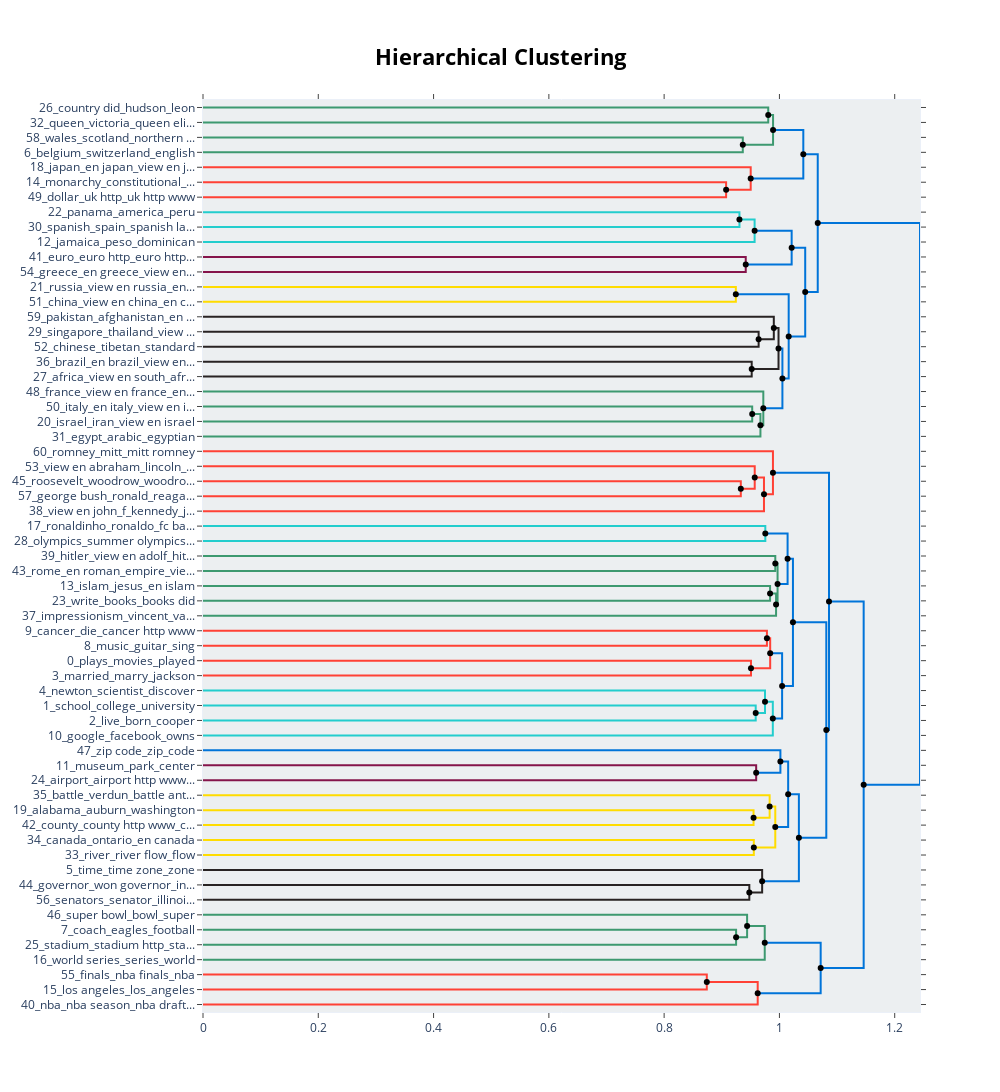

The cell this chart's notebook holds for it:
### Markdown cell above
### Hiearchical Labelling

Topics can often be divided into overarching parent topics and child topics. Hiearchical labelling can help us visualize the parent-child relationship between topics.

[Documentation](https://maartengr.github.io/BERTopic/getting_started/visualization/visualize_hierarchy.html)

### Code cell
hierarchical_topics = topic_model.hierarchical_topics(train["document"])

topic_model.visualize_hierarchy(hierarchical_topics=hierarchical_topics)

### Figure 1 — Plotly figure (JSON) as saved in the notebook; plotly's stock layout.template omitted (floating-point values rounded to 4 significant figures)
{"data": [{"hoverinfo": "text", "marker": {"color": "rgb(61,153,112)"}, "mode": "lines", "text": ["country did_hudson_leon_en juan_ponce_de_leon_view en juan_ponce_de_leon", "", "", "queen_victoria_queen elizabeth_view en victoria_of_the_united_kingdom_en victoria_of_the_united_kingdom"], "type": "scatter", "x": [0.0, 0.9806, 0.9806, 0.0], "xaxis": "x", "y": [-5.0, -5.0, -15.0, -15.0], "yaxis": "y"}, {"hoverinfo": "text", "marker": {"color": "rgb(61,153,112)"}, "mode": "lines", "text": ["wales_scotland_northern ireland_northern ireland http_ireland http", "", "", "belgium_switzerland_english_netherlands_german"], "type": "scatter", "x": [0.0, 0.9364, 0.9364, 0.0], "xaxis": "x", "y": [-25.0, -25.0, -35.0, -35.0], "yaxis": "y"}, {"hoverinfo": "text", "marker": {"color": "rgb(61,153,112)"}, "mode": "lines", "text": ["queen_victoria_victoria_of_the_united_kingdom_queen elizabeth_en victoria_of_the_united_kingdom", "", "", "belgium_switzerland_kingdom_english_netherlands"], "type": "scatter", "x": [0.9806, 0.9889, 0.9889, 0.9364], "xaxis": "x", "y": [-10.0, -10.0, -30.0, -30.0], "yaxis": "y"}, {"hoverinfo": "text", "marker": {"color": "rgb(255,65,54)"}, "mode": "lines", "text": ["monarchy_constitutional_constitutional monarchy_en austraila_view en austraila", "", "", "dollar_uk http_uk http www_dollar http www_dollar http"], "type": "scatter", "x": [0.0, 0.9075, 0.9075, 0.0], "xaxis": "x", "y": [-55.0, -55.0, -65.0, -65.0], "yaxis": "y"}, {"hoverinfo": "text", "marker": {"color": "rgb(255,65,54)"}, "mode": "lines", "text": ["japan_en japan_view en japan_earthquake_christchurch", "", "", "austraila_en austraila_view en austraila_monarchy_constitutional"], "type": "scatter", "x": [0.0, 0.9502, 0.9502, 0.9075], "xaxis": "x", "y": [-45.0, -45.0, -60.0, -60.0], "yaxis": "y"}, {"hoverinfo": "text", "marker": {"color": "rgb(0,116,217)"}, "mode": "lines", "text": ["kingdom_queen_united kingdom_belgium_switzerland", "", "", "japan_view en austraila_austraila_monarchy_en austraila"], "type": "scatter", "x": [0.9889, 1.041, 1.041, 0.9502], "xaxis": "x", "y": [-20.0, -20.0, -52.5, -52.5], "yaxis": "y"}, {"hoverinfo": "text", "marker": {"color": "rgb(35,205,205)"}, "mode": "lines", "text": ["panama_america_peru_north america_hemisphere", "", "", "spanish_spain_spanish language_spanish language http_en spain"], "type": "scatter", "x": [0.0, 0.9307, 0.9307, 0.0], "xaxis": "x", "y": [-75.0, -75.0, -85.0, -85.0], "yaxis": "y"}, {"hoverinfo": "text", "marker": {"color": "rgb(35,205,205)"}, "mode": "lines", "text": ["spanish_spain_panama_spanish language_spanish language http", "", "", "jamaica_peso_dominican_peso http_peso http www"], "type": "scatter", "x": [0.9307, 0.9569, 0.9569, 0.0], "xaxis": "x", "y": [-80.0, -80.0, -95.0, -95.0], "yaxis": "y"}, {"hoverinfo": "text", "marker": {"color": "rgb(133,20,75)"}, "mode": "lines", "text": ["euro_euro http_euro http www_currency_austria germany greece", "", "", "greece_en greece_view en greece_greek_cyprus"], "type": "scatter", "x": [0.0, 0.9416, 0.9416, 0.0], "xaxis": "x", "y": [-105.0, -105.0, -115.0, -115.0], "yaxis": "y"}, {"hoverinfo": "text", "marker": {"color": "rgb(0,116,217)"}, "mode": "lines", "text": ["jamaica_spanish_peso_dominican_peso http", "", "", "greece_euro_view en greece_en greece_euro http"], "type": "scatter", "x": [0.9569, 1.021, 1.021, 0.9416], "xaxis": "x", "y": [-87.5, -87.5, -110.0, -110.0], "yaxis": "y"}, {"hoverinfo": "text", "marker": {"color": "rgb(255,220,0)"}, "mode": "lines", "text": ["russia_view en russia_en russia_russian_russia russian", "", "", "china_view en china_en china_socialist state http_communist"], "type": "scatter", "x": [0.0, 0.9244, 0.9244, 0.0], "xaxis": "x", "y": [-125.0, -125.0, -135.0, -135.0], "yaxis": "y"}, {"hoverinfo": "text", "marker": {"color": "rgb(40,35,35)"}, "mode": "lines", "text": ["singapore_thailand_view en thailand_wat_en thailand", "", "", "chinese_tibetan_standard_chinese language_mandarin"], "type": "scatter", "x": [0.0, 0.9639, 0.9639, 0.0], "xaxis": "x", "y": [-155.0, -155.0, -165.0, -165.0], "yaxis": "y"}, {"hoverinfo": "text", "marker": {"color": "rgb(40,35,35)"}, "mode": "lines", "text": ["pakistan_afghanistan_en pakistan_view en pakistan_laden", "", "", "chinese_singapore_thailand_standard_mandarin"], "type": "scatter", "x": [0.0, 0.9903, 0.9903, 0.9639], "xaxis": "x", "y": [-145.0, -145.0, -160.0, -160.0], "yaxis": "y"}, {"hoverinfo": "text", "marker": {"color": "rgb(40,35,35)"}, "mode": "lines", "text": ["brazil_en brazil_view en brazil_portuguese_brazilian", "", "", "africa_view en south_africa_south_africa_en south_africa_south africa"], "type": "scatter", "x": [0.0, 0.9519, 0.9519, 0.0], "xaxis": "x", "y": [-175.0, -175.0, -185.0, -185.0], "yaxis": "y"}, {"hoverinfo": "text", "marker": {"color": "rgb(40,35,35)"}, "mode": "lines", "text": ["chinese_singapore_thailand_standard_mandarin", "", "", "brazil_africa_view en brazil_en brazil_portuguese"], "type": "scatter", "x": [0.9903, 0.9984, 0.9984, 0.9519], "xaxis": "x", "y": [-152.5, -152.5, -180.0, -180.0], "yaxis": "y"}, {"hoverinfo": "text", "marker": {"color": "rgb(61,153,112)"}, "mode": "lines", "text": ["italy_en italy_view en italy_italian_italy italian", "", "", "israel_iran_view en israel_en israel_en iran"], "type": "scatter", "x": [0.0, 0.9528, 0.9528, 0.0], "xaxis": "x", "y": [-205.0, -205.0, -215.0, -215.0], "yaxis": "y"}, {"hoverinfo": "text", "marker": {"color": "rgb(61,153,112)"}, "mode": "lines", "text": ["italy_israel_iran_view en italy_en italy", "", "", "egypt_arabic_egyptian_giza_egyptians"], "type": "scatter", "x": [0.9528, 0.967, 0.967, 0.0], "xaxis": "x", "y": [-210.0, -210.0, -225.0, -225.0], "yaxis": "y"}, {"hoverinfo": "text", "marker": {"color": "rgb(61,153,112)"}, "mode": "lines", "text": ["france_view en france_en france_french_sarkozy", "", "", "egypt_italy_israel_arabic_iran"], "type": "scatter", "x": [0.0, 0.9721, 0.9721, 0.967], "xaxis": "x", "y": [-195.0, -195.0, -217.5, -217.5], "yaxis": "y"}, {"hoverinfo": "text", "marker": {"color": "rgb(0,116,217)"}, "mode": "lines", "text": ["brazil_portuguese_chinese_singapore_africa", "", "", "egypt_italy_israel_arabic_iran"], "type": "scatter", "x": [0.9984, 1.005, 1.005, 0.9721], "xaxis": "x", "y": [-166.2, -166.2, -206.2, -206.2], "yaxis": "y"}, {"hoverinfo": "text", "marker": {"color": "rgb(0,116,217)"}, "mode": "lines", "text": ["russia_view en russia_en russia_china_russian", "", "", "brazil_language_portuguese_egypt_italy"], "type": "scatter", "x": [0.9244, 1.016, 1.016, 1.005], "xaxis": "x", "y": [-130.0, -130.0, -186.2, -186.2], "yaxis": "y"}, {"hoverinfo": "text", "marker": {"color": "rgb(0,116,217)"}, "mode": "lines", "text": ["greece_jamaica_currency_spanish_euro", "", "", "brazil_language_russia_china_portuguese"], "type": "scatter", "x": [1.021, 1.045, 1.045, 1.016], "xaxis": "x", "y": [-98.75, -98.75, -158.1, -158.1], "yaxis": "y"}, {"hoverinfo": "text", "marker": {"color": "rgb(0,116,217)"}, "mode": "lines", "text": ["japan_kingdom_australia_united kingdom_queen", "", "", "language_brazil_russia_italy_currency"], "type": "scatter", "x": [1.041, 1.066, 1.066, 1.045], "xaxis": "x", "y": [-36.25, -36.25, -128.4, -128.4], "yaxis": "y"}, {"hoverinfo": "text", "marker": {"color": "rgb(255,65,54)"}, "mode": "lines", "text": ["roosevelt_woodrow_woodrow wilson_wilson_en theodore_roosevelt", "", "", "george bush_ronald_reagan_en ronald_reagan_view en ronald_reagan_bush"], "type": "scatter", "x": [0.0, 0.933, 0.933, 0.0], "xaxis": "x", "y": [-255.0, -255.0, -265.0, -265.0], "yaxis": "y"}, {"hoverinfo": "text", "marker": {"color": "rgb(255,65,54)"}, "mode": "lines", "text": ["view en abraham_lincoln_abraham_lincoln_en abraham_lincoln_lincoln_party", "", "", "roosevelt_president_woodrow_woodrow wilson_wilson"], "type": "scatter", "x": [0.0, 0.9571, 0.9571, 0.933], "xaxis": "x", "y": [-245.0, -245.0, -260.0, -260.0], "yaxis": "y"}, {"hoverinfo": "text", "marker": {"color": "rgb(255,65,54)"}, "mode": "lines", "text": ["president_view en abraham_lincoln_abraham_lincoln_en abraham_lincoln_roosevelt", "", "", "view en john_f_kennedy_john_f_kennedy_en john_f_kennedy_kennedy_john kennedy"], "type": "scatter", "x": [0.9571, 0.9732, 0.9732, 0.0], "xaxis": "x", "y": [-252.5, -252.5, -275.0, -275.0], "yaxis": "y"}, {"hoverinfo": "text", "marker": {"color": "rgb(255,65,54)"}, "mode": "lines", "text": ["romney_mitt_mitt romney_mitt_romney_en mitt_romney", "", "", "president_john_f_kennedy_view en john_f_kennedy_en john_f_kennedy_abraham_lincoln"], "type": "scatter", "x": [0.0, 0.9888, 0.9888, 0.9732], "xaxis": "x", "y": [-235.0, -235.0, -263.8, -263.8], "yaxis": "y"}, {"hoverinfo": "text", "marker": {"color": "rgb(35,205,205)"}, "mode": "lines", "text": ["ronaldinho_ronaldo_fc barcelona_fc_football team", "", "", "olympics_summer olympics_summer_olympics http www_olympics http"], "type": "scatter", "x": [0.0, 0.9755, 0.9755, 0.0], "xaxis": "x", "y": [-285.0, -285.0, -295.0, -295.0], "yaxis": "y"}, {"hoverinfo": "text", "marker": {"color": "rgb(61,153,112)"}, "mode": "lines", "text": ["hitler_view en adolf_hitler_en adolf_hitler_adolf_hitler_adolf", "", "", "rome_en roman_empire_view en roman_empire_roman_empire_roman"], "type": "scatter", "x": [0.0, 0.9928, 0.9928, 0.0], "xaxis": "x", "y": [-305.0, -305.0, -315.0, -315.0], "yaxis": "y"}, {"hoverinfo": "text", "marker": {"color": "rgb(61,153,112)"}, "mode": "lines", "text": ["islam_jesus_en islam_view en islam_bible", "", "", "write_books_books did_wrote_robert burns"], "type": "scatter", "x": [0.0, 0.9838, 0.9838, 0.0], "xaxis": "x", "y": [-325.0, -325.0, -335.0, -335.0], "yaxis": "y"}, {"hoverinfo": "text", "marker": {"color": "rgb(61,153,112)"}, "mode": "lines", "text": ["islam_jesus_en islam_view en islam_books", "", "", "impressionism_vincent_van_gogh_van gogh_view en vincent_van_gogh_en vincent_van_gogh"], "type": "scatter", "x": [0.9838, 0.9942, 0.9942, 0.0], "xaxis": "x", "y": [-330.0, -330.0, -345.0, -345.0], "yaxis": "y"}, {"hoverinfo": "text", "marker": {"color": "rgb(61,153,112)"}, "mode": "lines", "text": ["hitler_rome_view en adolf_hitler_en adolf_hitler_adolf_hitler", "", "", "islam_jesus_impressionism_en islam_view en islam"], "type": "scatter", "x": [0.9928, 0.9968, 0.9968, 0.9942], "xaxis": "x", "y": [-310.0, -310.0, -337.5, -337.5], "yaxis": "y"}, {"hoverinfo": "text", "marker": {"color": "rgb(0,116,217)"}, "mode": "lines", "text": ["olympics_summer olympics_ronaldinho_cup_fc barcelona", "", "", "hitler_rome_en adolf_hitler_adolf_hitler_view en adolf_hitler"], "type": "scatter", "x": [0.9755, 1.014, 1.014, 0.9968], "xaxis": "x", "y": [-290.0, -290.0, -323.8, -323.8], "yaxis": "y"}, {"hoverinfo": "text", "marker": {"color": "rgb(255,65,54)"}, "mode": "lines", "text": ["cancer_die_cancer http www_cancer http_overdose", "", "", "music_guitar_sing_songs_guitar http"], "type": "scatter", "x": [0.0, 0.9783, 0.9783, 0.0], "xaxis": "x", "y": [-355.0, -355.0, -365.0, -365.0], "yaxis": "y"}, {"hoverinfo": "text", "marker": {"color": "rgb(255,65,54)"}, "mode": "lines", "text": ["plays_movies_played_star_voice", "", "", "married_marry_jackson_pryor_kardashian"], "type": "scatter", "x": [0.0, 0.9506, 0.9506, 0.0], "xaxis": "x", "y": [-375.0, -375.0, -385.0, -385.0], "yaxis": "y"}, {"hoverinfo": "text", "marker": {"color": "rgb(255,65,54)"}, "mode": "lines", "text": ["music_cancer_die_guitar_cancer http", "", "", "plays_movies_played_married_star"], "type": "scatter", "x": [0.9783, 0.9839, 0.9839, 0.9506], "xaxis": "x", "y": [-360.0, -360.0, -380.0, -380.0], "yaxis": "y"}, {"hoverinfo": "text", "marker": {"color": "rgb(35,205,205)"}, "mode": "lines", "text": ["school_college_university_high school_high", "", "", "live_born_cooper_tupac_shakira"], "type": "scatter", "x": [0.0, 0.9589, 0.9589, 0.0], "xaxis": "x", "y": [-405.0, -405.0, -415.0, -415.0], "yaxis": "y"}, {"hoverinfo": "text", "marker": {"color": "rgb(35,205,205)"}, "mode": "lines", "text": ["newton_scientist_discover_mathematician_electricity", "", "", "school_college_university_high school_high"], "type": "scatter", "x": [0.0, 0.975, 0.975, 0.9589], "xaxis": "x", "y": [-395.0, -395.0, -410.0, -410.0], "yaxis": "y"}, {"hoverinfo": "text", "marker": {"color": "rgb(35,205,205)"}, "mode": "lines", "text": ["school_college_university_high school_high", "", "", "google_facebook_owns_ford_headquarters"], "type": "scatter", "x": [0.975, 0.9885, 0.9885, 0.0], "xaxis": "x", "y": [-402.5, -402.5, -425.0, -425.0], "yaxis": "y"}, {"hoverinfo": "text", "marker": {"color": "rgb(0,116,217)"}, "mode": "lines", "text": ["plays_movies_played_music_married", "", "", "school_college_university_high school_high"], "type": "scatter", "x": [0.9839, 1.005, 1.005, 0.9885], "xaxis": "x", "y": [-370.0, -370.0, -413.8, -413.8], "yaxis": "y"}, {"hoverinfo": "text", "marker": {"color": "rgb(0,116,217)"}, "mode": "lines", "text": ["hitler_rome_olympics_view en adolf_hitler_en adolf_hitler", "", "", "school_college_university_plays_movies"], "type": "scatter", "x": [1.014, 1.023, 1.023, 1.005], "xaxis": "x", "y": [-306.9, -306.9, -391.9, -391.9], "yaxis": "y"}, {"hoverinfo": "text", "marker": {"color": "rgb(133,20,75)"}, "mode": "lines", "text": ["museum_park_center_art_art museum", "", "", "airport_airport http www_airport http_fly_international airport"], "type": "scatter", "x": [0.0, 0.9597, 0.9597, 0.0], "xaxis": "x", "y": [-445.0, -445.0, -455.0, -455.0], "yaxis": "y"}, {"hoverinfo": "text", "marker": {"color": "rgb(0,116,217)"}, "mode": "lines", "text": ["zip code_zip_code_trenton_tn", "", "", "museum_airport_park_center_airport http www"], "type": "scatter", "x": [0.0, 1.002, 1.002, 0.9597], "xaxis": "x", "y": [-435.0, -435.0, -450.0, -450.0], "yaxis": "y"}, {"hoverinfo": "text", "marker": {"color": "rgb(255,220,0)"}, "mode": "lines", "text": ["alabama_auburn_washington_oregon_university located", "", "", "county_county http www_county http_novato_jacksonville"], "type": "scatter", "x": [0.0, 0.9551, 0.9551, 0.0], "xaxis": "x", "y": [-475.0, -475.0, -485.0, -485.0], "yaxis": "y"}, {"hoverinfo": "text", "marker": {"color": "rgb(255,220,0)"}, "mode": "lines", "text": ["battle_verdun_battle antietam_antietam_appomattox", "", "", "county_county http_county http www_alabama_united states america"], "type": "scatter", "x": [0.0, 0.983, 0.983, 0.9551], "xaxis": "x", "y": [-465.0, -465.0, -480.0, -480.0], "yaxis": "y"}, {"hoverinfo": "text", "marker": {"color": "rgb(255,220,0)"}, "mode": "lines", "text": ["canada_ontario_en canada_view en canada_ontario http www", "", "", "river_river flow_flow_zambezi_mississippi"], "type": "scatter", "x": [0.0, 0.9556, 0.9556, 0.0], "xaxis": "x", "y": [-495.0, -495.0, -505.0, -505.0], "yaxis": "y"}, {"hoverinfo": "text", "marker": {"color": "rgb(255,220,0)"}, "mode": "lines", "text": ["county_battle_county http_county http www_alabama", "", "", "river_river flow_flow_canada_ontario"], "type": "scatter", "x": [0.983, 0.9928, 0.9928, 0.9556], "xaxis": "x", "y": [-472.5, -472.5, -500.0, -500.0], "yaxis": "y"}, {"hoverinfo": "text", "marker": {"color": "rgb(0,116,217)"}, "mode": "lines", "text": ["museum_airport_park_center_airport http www", "", "", "county_river_battle_county http www_county http"], "type": "scatter", "x": [1.002, 1.015, 1.015, 0.9928], "xaxis": "x", "y": [-442.5, -442.5, -486.2, -486.2], "yaxis": "y"}, {"hoverinfo": "text", "marker": {"color": "rgb(40,35,35)"}, "mode": "lines", "text": ["governor_won governor_indiana_mitch daniels_en indiana", "", "", "senators_senator_illinois current_en illinois current_frelinghuysen"], "type": "scatter", "x": [0.0, 0.9478, 0.9478, 0.0], "xaxis": "x", "y": [-525.0, -525.0, -535.0, -535.0], "yaxis": "y"}, {"hoverinfo": "text", "marker": {"color": "rgb(40,35,35)"}, "mode": "lines", "text": ["time_time zone_zone_time zone http_zone http www", "", "", "governor_senators_senator_won governor_indiana"], "type": "scatter", "x": [0.0, 0.97, 0.97, 0.9478], "xaxis": "x", "y": [-515.0, -515.0, -530.0, -530.0], "yaxis": "y"}, {"hoverinfo": "text", "marker": {"color": "rgb(0,116,217)"}, "mode": "lines", "text": ["museum_airport_county_park_center", "", "", "time_time zone_zone_time zone http_zone http"], "type": "scatter", "x": [1.015, 1.034, 1.034, 0.97], "xaxis": "x", "y": [-464.4, -464.4, -522.5, -522.5], "yaxis": "y"}, {"hoverinfo": "text", "marker": {"color": "rgb(0,116,217)"}, "mode": "lines", "text": ["school_college_university_plays_movies", "", "", "time_time zone_zone_museum_airport"], "type": "scatter", "x": [1.023, 1.081, 1.081, 1.034], "xaxis": "x", "y": [-349.4, -349.4, -493.4, -493.4], "yaxis": "y"}, {"hoverinfo": "text", "marker": {"color": "rgb(0,116,217)"}, "mode": "lines", "text": ["romney_president_view en john_f_kennedy_john_f_kennedy_en john_f_kennedy", "", "", "school_university_time_time zone_zone"], "type": "scatter", "x": [0.9888, 1.086, 1.086, 1.081], "xaxis": "x", "y": [-249.4, -249.4, -421.4, -421.4], "yaxis": "y"}, {"hoverinfo": "text", "marker": {"color": "rgb(61,153,112)"}, "mode": "lines", "text": ["coach_eagles_football_head coach_play", "", "", "stadium_stadium http_stadium http www_grounds_polo grounds"], "type": "scatter", "x": [0.0, 0.9248, 0.9248, 0.0], "xaxis": "x", "y": [-555.0, -555.0, -565.0, -565.0], "yaxis": "y"}, {"hoverinfo": "text", "marker": {"color": "rgb(61,153,112)"}, "mode": "lines", "text": ["super bowl_bowl_super_super bowl super_bowl super bowl", "", "", "stadium_play_football_coach_eagles"], "type": "scatter", "x": [0.0, 0.9439, 0.9439, 0.9248], "xaxis": "x", "y": [-545.0, -545.0, -560.0, -560.0], "yaxis": "y"}, {"hoverinfo": "text", "marker": {"color": "rgb(61,153,112)"}, "mode": "lines", "text": ["super bowl_bowl_super_stadium_play", "", "", "world series_series_world_league baseball season_baseball season"], "type": "scatter", "x": [0.9439, 0.9745, 0.9745, 0.0], "xaxis": "x", "y": [-552.5, -552.5, -575.0, -575.0], "yaxis": "y"}, {"hoverinfo": "text", "marker": {"color": "rgb(255,65,54)"}, "mode": "lines", "text": ["finals_nba finals_nba_nba finals http_finals http www", "", "", "los angeles_los_angeles_lakers_clippers"], "type": "scatter", "x": [0.0, 0.874, 0.874, 0.0], "xaxis": "x", "y": [-585.0, -585.0, -595.0, -595.0], "yaxis": "y"}, {"hoverinfo": "text", "marker": {"color": "rgb(255,65,54)"}, "mode": "lines", "text": ["finals_nba finals_nba_nba finals http_finals http www", "", "", "nba_nba season_nba draft http_nba draft_nba season http"], "type": "scatter", "x": [0.874, 0.9623, 0.9623, 0.0], "xaxis": "x", "y": [-590.0, -590.0, -605.0, -605.0], "yaxis": "y"}, {"hoverinfo": "text", "marker": {"color": "rgb(0,116,217)"}, "mode": "lines", "text": ["world series_series_world_super bowl_bowl", "", "", "nba_finals_nba finals_nba finals http_finals http"], "type": "scatter", "x": [0.9745, 1.072, 1.072, 0.9623], "xaxis": "x", "y": [-563.8, -563.8, -597.5, -597.5], "yaxis": "y"}, {"hoverinfo": "text", "marker": {"color": "rgb(0,116,217)"}, "mode": "lines", "text": ["school_university_time_time zone_zone", "", "", "world series_series_nba_world_finals"], "type": "scatter", "x": [1.086, 1.146, 1.146, 1.072], "xaxis": "x", "y": [-335.4, -335.4, -580.6, -580.6], "yaxis": "y"}, {"hoverinfo": "text", "marker": {"color": "rgb(0,116,217)"}, "mode": "lines", "text": ["language_language http_language http www_speak_currency", "", "", "play_school_time_university_series"], "type": "scatter", "x": [1.066, 1.244, 1.244, 1.146], "xaxis": "x", "y": [-82.34, -82.34, -458.0, -458.0], "yaxis": "y"}, {"hoverinfo": "text", "hovertext": ["queen_victoria_victoria_of_the_united_kingdom_queen elizabeth_en victoria_of_the_united_kingdom", "kingdom_queen_united kingdom_belgium_switzerland", "spanish_spain_panama_spanish language_spanish language http", "jamaica_spanish_peso_dominican_peso http", "chinese_singapore_thailand_standard_mandarin", "italy_israel_iran_view en italy_en italy", "brazil_portuguese_chinese_singapore_africa", "russia_view en russia_en russia_china_russian", "greece_jamaica_currency_spanish_euro", "japan_kingdom_australia_united kingdom_queen", "president_view en abraham_lincoln_abraham_lincoln_en abraham_lincoln_roosevelt", "islam_jesus_en islam_view en islam_books", "hitler_rome_view en adolf_hitler_en adolf_hitler_adolf_hitler", "olympics_summer olympics_ronaldinho_cup_fc barcelona", "music_cancer_die_guitar_cancer http", "school_college_university_high school_high", "plays_movies_played_music_married", "hitler_rome_olympics_view en adolf_hitler_en adolf_hitler", "county_battle_county http_county http www_alabama", "museum_airport_park_center_airport http www", "museum_airport_county_park_center", "school_college_university_plays_movies", "romney_president_view en john_f_kennedy_john_f_kennedy_en john_f_kennedy", "super bowl_bowl_super_stadium_play", "finals_nba finals_nba_nba finals http_finals http www", "world series_series_world_super bowl_bowl", "school_university_time_time zone_zone", "language_language http_language http www_speak_currency"], "marker": {"color": "black"}, "mode": "markers", "showlegend": false, "type": "scatter", "x": [0.9806, 0.9889, 0.9307, 0.9569, 0.9903, 0.9528, 0.9984, 0.9244, 1.021, 1.041, 0.9571, 0.9838, 0.9928, 0.9755, 0.9783, 0.975, 0.9839, 1.014, 0.983, 1.002, 1.015, 1.023, 0.9888, 0.9439, 0.874, 0.9745, 1.086, 1.066], "y": [-10, -20, -80, -87.5, -152.5, -210, -166.2, -130, -98.75, -36.25, -252.5, -330, -310, -290, -360, -402.5, -370, -306.9, -472.5, -442.5, -464.4, -349.4, -249.4, -552.5, -590, -563.8, -335.4, -82.34]}, {"hoverinfo": "text", "hovertext": ["belgium_switzerland_kingdom_english_netherlands", "austraila_en austraila_view en austraila_monarchy_constitutional", "japan_view en austraila_austraila_monarchy_en austraila", "greece_euro_view en greece_en greece_euro http", "chinese_singapore_thailand_standard_mandarin", "brazil_africa_view en brazil_en brazil_portuguese", "egypt_italy_israel_arabic_iran", "egypt_italy_israel_arabic_iran", "brazil_language_portuguese_egypt_italy", "brazil_language_russia_china_portuguese", "language_brazil_russia_italy_currency", "roosevelt_president_woodrow_woodrow wilson_wilson", "president_john_f_kennedy_view en john_f_kennedy_en john_f_kennedy_abraham_lincoln", "islam_jesus_impressionism_en islam_view en islam", "hitler_rome_en adolf_hitler_adolf_hitler_view en adolf_hitler", "plays_movies_played_married_star", "school_college_university_high school_high", "school_college_university_high school_high", "school_college_university_plays_movies", "museum_airport_park_center_airport http www", "county_county http_county http www_alabama_united states america", "river_river flow_flow_canada_ontario", "county_river_battle_county http www_county http", "governor_senators_senator_won governor_indiana", "time_time zone_zone_time zone http_zone http", "time_time zone_zone_museum_airport", "school_university_time_time zone_zone", "stadium_play_football_coach_eagles", "nba_finals_nba finals_nba finals http_finals http", "world series_series_nba_world_finals", "play_school_time_university_series"], "marker": {"color": "black"}, "mode": "markers", "showlegend": false, "type": "scatter", "x": [0.9364, 0.9075, 0.9502, 0.9416, 0.9639, 0.9519, 0.967, 0.9721, 1.005, 1.016, 1.045, 0.933, 0.9732, 0.9942, 0.9968, 0.9506, 0.9589, 0.9885, 1.005, 0.9597, 0.9551, 0.9556, 0.9928, 0.9478, 0.97, 1.034, 1.081, 0.9248, 0.9623, 1.072, 1.146], "y": [-30, -60, -52.5, -110, -160, -180, -217.5, -206.2, -186.2, -158.1, -128.4, -260, -263.8, -337.5, -323.8, -380, -410, -413.8, -391.9, -450, -480, -500, -486.2, -530, -522.5, -493.4, -421.4, -560, -597.5, -580.6, -458.0]}], "layout": {"autosize": false, "height": 1115, "hoverlabel": {"bgcolor": "white", "font": {"family": "Rockwell", "size": 16}}, "hovermode": "closest", "plot_bgcolor": "#ECEFF1", "showlegend": false, "title": {"font": {"color": "Black", "size": 22}, "text": "<b>Hierarchical Clustering</b>", "x": 0.5, "xanchor": "center", "yanchor": "top"}, "width": 1000, "xaxis": {"mirror": "allticks", "rangemode": "tozero", "showgrid": false, "showline": true, "showticklabels": true, "ticks": "outside", "type": "linear", "zeroline": false}, "yaxis": {"mirror": "allticks", "range": [-610, 0], "rangemode": "tozero", "showgrid": false, "showline": true, "showticklabels": true, "tickmode": "array", "ticks": "outside", "ticktext": ["26_country did_hudson_leon", "32_queen_victoria_queen eli...", "58_wales_scotland_northern ...", "6_belgium_switzerland_english", "18_japan_en japan_view en j...", "14_monarchy_constitutional_...", "49_dollar_uk http_uk http www", "22_panama_america_peru", "30_spanish_spain_spanish la...", "12_jamaica_peso_dominican", "41_euro_euro http_euro http...", "54_greece_en greece_view en...", "21_russia_view en russia_en...", "51_china_view en china_en c...", "59_pakistan_afghanistan_en ...", "29_singapore_thailand_view ...", "52_chinese_tibetan_standard", "36_brazil_en brazil_view en...", "27_africa_view en south_afr...", "48_france_view en france_en...", "50_italy_en italy_view en i...", "20_israel_iran_view en israel", "31_egypt_arabic_egyptian", "60_romney_mitt_mitt romney", "53_view en abraham_lincoln_...", "45_roosevelt_woodrow_woodro...", "57_george bush_ronald_reaga...", "38_view en john_f_kennedy_j...", "17_ronaldinho_ronaldo_fc ba...", "28_olympics_summer olympics...", "39_hitler_view en adolf_hit...", "43_rome_en roman_empire_vie...", "13_islam_jesus_en islam", "23_write_books_books did", "37_impressionism_vincent_va...", "9_cancer_die_cancer http www", "8_music_guitar_sing", "0_plays_movies_played", "3_married_marry_jackson", "4_newton_scientist_discover", "1_school_college_university", "2_live_born_cooper", "10_google_facebook_owns", "47_zip code_zip_code", "11_museum_park_center", "24_airport_airport http www...", "35_battle_verdun_battle ant...", "19_alabama_auburn_washington", "42_county_county http www_c...", "34_canada_ontario_en canada", "33_river_river flow_flow", "5_time_time zone_zone", "44_governor_won governor_in...", "56_senators_senator_illinoi...", "46_super bowl_bowl_super", "7_coach_eagles_football", "25_stadium_stadium http_sta...", "16_world series_series_world", "55_finals_nba finals_nba", "15_los angeles_los_angeles", "40_nba_nba season_nba draft..."], "tickvals": [-5, -15, -25, -35, -45, -55, -65, -75, -85, -95, -105, -115, -125, -135, -145, -155, -165, -175, -185, -195, -205, -215, -225, -235, -245, -255, -265, -275, -285, -295, -305, -315, -325, -335, -345, -355, -365, -375, -385, -395, -405, -415, -425, -435, -445, -455, -465, -475, -485, -495, -505, -515, -525, -535, -545, -555, -565, -575, -585, -595, -605], "type": "linear", "zeroline": false}}}
